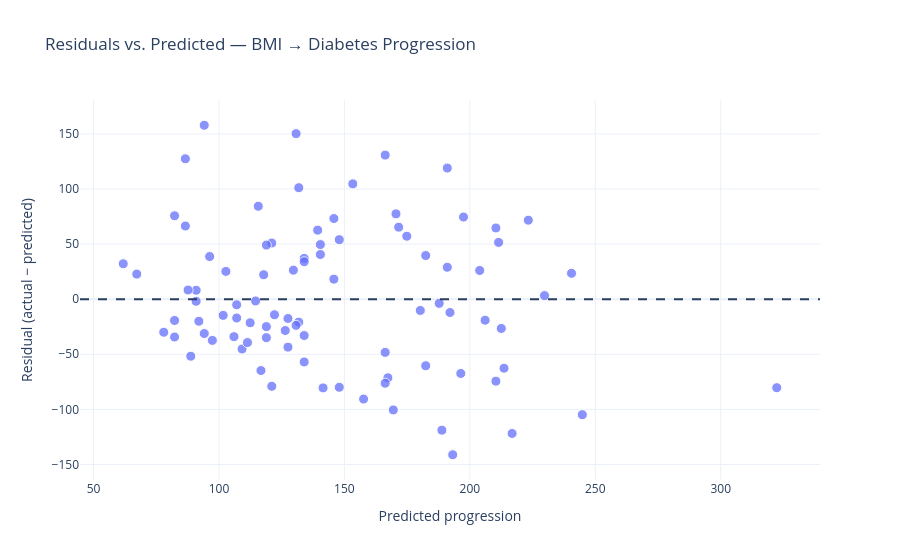

The notebook cell saved with this chart:
### Code cell
test_residuals = prog_test - lin_reg.predict(bmi_test)

fig = px.scatter(
    x=lin_reg.predict(bmi_test),
    y=test_residuals,
    labels={"x": "Predicted progression", "y": "Residual (actual − predicted)"},
    title="Residuals vs. Predicted — BMI → Diabetes Progression",
    template=TEMPLATE,
)
fig.update_traces(marker=dict(size=10, opacity=0.75, line=dict(width=1, color="white")))
fig.add_hline(y=0, line_dash="dash", line_width=2)
fig.show()

### Figure 1 — Plotly figure (JSON) as saved in the notebook; plotly's stock layout.template omitted (floating-point values rounded to 4 significant figures)
{"data": [{"hovertemplate": "Predicted progression=%{x}<br>Residual (actual − predicted)=%{y}<extra></extra>", "legendgroup": "", "marker": {"color": "#636efa", "line": {"color": "white", "width": 1}, "opacity": 0.75, "size": 10, "symbol": "circle"}, "mode": "markers", "name": "", "orientation": "v", "showlegend": false, "type": "scatter", "x": [145.8, 188.9, 148.0, 203.9, 131.8, 127.5, 322.3, 197.5, 61.86, 167.3, 118.9, 94.14, 90.92, 166.3, 96.3, 157.6, 223.3, 240.5, 180.2, 210.4, 191.0, 109.2, 102.8, 174.9, 196.4, 166.3, 211.5, 134.0, 78.0, 130.7, 244.8, 114.6, 166.3, 145.8, 192.1, 229.8, 121.1, 118.9, 121.1, 94.14, 82.31, 122.1, 129.7, 118.9, 107.1, 116.7, 115.7, 101.7, 67.24, 153.3, 210.4, 82.31, 169.5, 111.4, 134.0, 216.8, 106.0, 213.6, 134.0, 97.37, 182.4, 193.2, 206.1, 107.1, 86.61, 170.6, 140.4, 127.5, 117.8, 139.3, 134.0, 182.4, 130.7, 141.5, 90.92, 112.4, 212.5, 191.0, 171.6, 131.8, 148.0, 140.4, 87.69, 91.99, 86.61, 126.4, 88.76, 82.31, 187.8], "xaxis": "x", "y": [73.19, -118.9, 54.04, 26.07, -20.81, -43.51, -80.32, 74.53, 32.14, -71.33, -24.9, 157.9, 8.084, 130.7, 38.7, -90.65, 71.7, 23.48, -10.25, 64.62, 119.0, -45.21, 25.24, 57.13, -67.39, -48.26, 51.54, -56.97, -30.0, -23.74, -104.8, -1.594, -76.26, 18.19, -12.09, 3.244, -79.05, -34.9, 50.95, -31.14, -34.31, -14.13, 26.34, 49.1, -17.06, -64.75, 84.33, -14.68, 22.76, 104.7, -74.38, 75.69, -100.5, -39.37, 37.03, -121.8, -33.98, -62.61, 34.03, -37.37, -60.4, -141.2, -19.08, -5.06, 127.4, 77.44, 40.58, -17.51, 22.18, 62.65, -32.97, 39.6, 150.3, -80.5, -1.916, -21.44, -26.54, 28.99, 65.36, 101.2, -79.96, 49.58, 8.313, -19.99, 66.39, -28.43, -51.76, -19.31, -3.781], "yaxis": "y"}], "layout": {"legend": {"tracegroupgap": 0}, "shapes": [{"line": {"dash": "dash", "width": 2}, "type": "line", "x0": 0, "x1": 1, "xref": "x domain", "y0": 0, "y1": 0, "yref": "y"}], "title": {"text": "Residuals vs. Predicted — BMI → Diabetes Progression"}, "xaxis": {"anchor": "y", "domain": [0, 1], "title": {"text": "Predicted progression"}}, "yaxis": {"anchor": "x", "domain": [0, 1], "title": {"text": "Residual (actual − predicted)"}}}}
